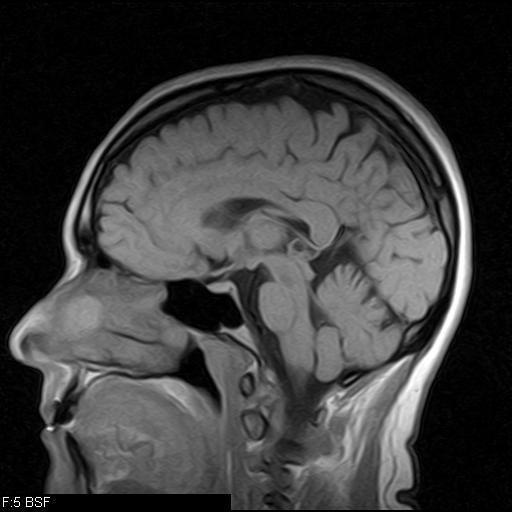
%> input picture Introduction to Wave Analysis Applications /brain.gif, 512 x 512 px
$ octave findDetails.m   (GNU Octave 9; MATLAB toolbox functions it lacks are replaced by stand-ins)
%> lines starting %> are read from the running program, lines starting %| are printed output that depends on the picture
[A,map] = imread('brain.gif');
%> A is the input picture: size 512x512 uint8; min 0, max 255, mean 59.7
%> map = 256 rows, first 12: [0 0 0; 0.00392 0.00392 0.00392; 0.00784 0.00784 0.00784; 0.0118 0.0118 0.0118; 0.0157 0.0157 0.0157; 0.0196 0.0196 0.0196; 0.0235 0.0235 0.0235; 0.0275 0.0275 0.0275; 0.0314 0.0314 0.0314; 0.0353 0.0353 0.0353; 0.0392 0.0392 0.0392; 0.0431 0.0431 0.0431]
figure(1);
colormap(map);
A = double(A);
%> A: size 512x512 double
dwtmode('per');
[ca,ch,cv,cd] = dwt2(A,'db6');
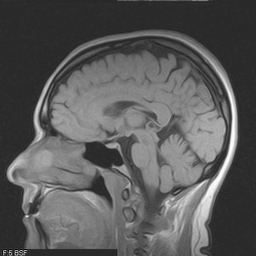
%> ca: size 256x256 double; min -99.98, max 517.3, mean 119.3; drawn with min black and max white
image(A);
[ca1,ch1,cv1,cd1] = dwt2(ca,'db6');
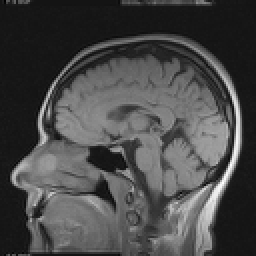
%> ca1: size 128x128 double (shown 2 times larger); min -92.85, max 1058.5, mean 238.7; drawn with min black and max white
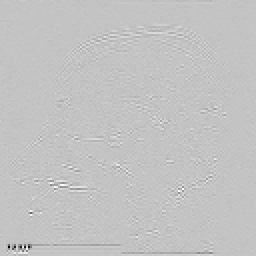
%> ch1: size 128x128 double (shown 2 times larger); min -425.9, max 130.3, mean -0.5; drawn with min black and max white
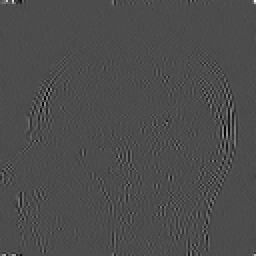
%> cv1: size 128x128 double (shown 2 times larger); min -127, max 297.4, mean 0.2; drawn with min black and max white
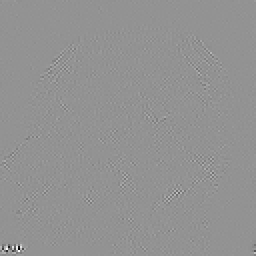
%> cd1: size 128x128 double (shown 2 times larger); min -168.1, max 123.6, mean 0; drawn with min black and max white
ca = idwt2(ca1,2*ch1,2*cv1,2*cd1,'db6');
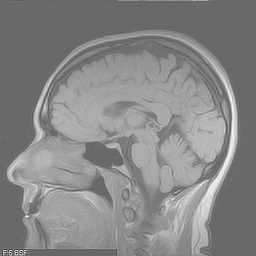
%> ca: size 256x256 double; min -397.1, max 579.8, mean 119.3; drawn with min black and max white
B1 = idwt2(ca,ch,cv,cd,'db6');
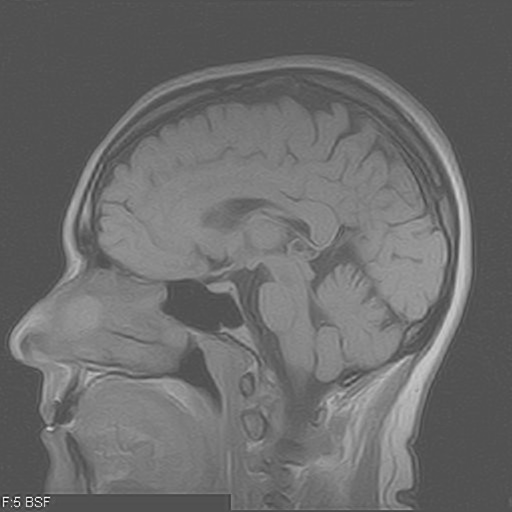
%> B1: size 512x512 double; min -184.9, max 394.6, mean 59.7; drawn with min black and max white
figure(2);
colormap(map);
image(B1);
